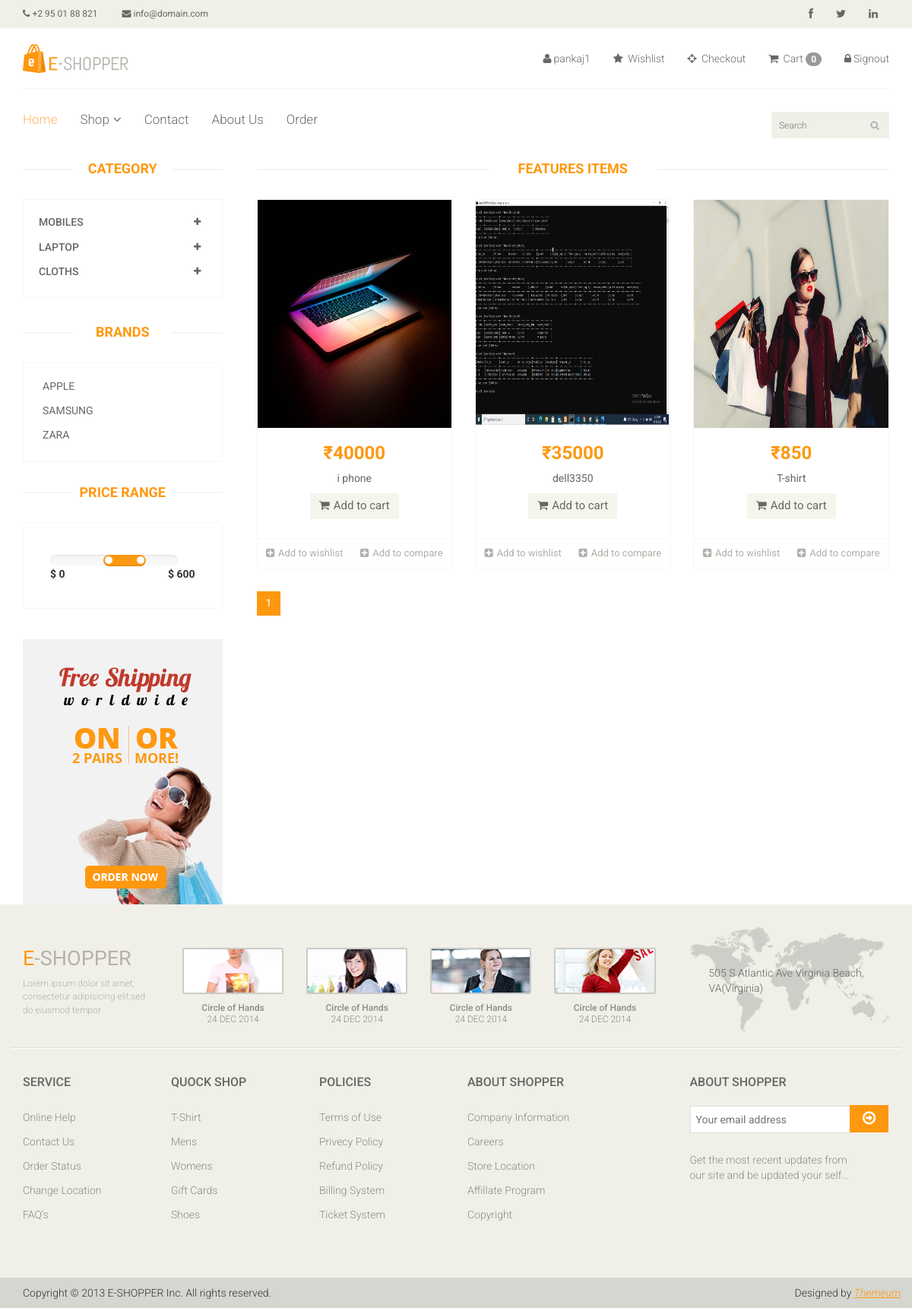
The page /e_shopper/products/ (signed in) on the database its author committed.
### e_shopper/models.py (models this page shows, shortened)
class Category(models.Model):
    id=models.AutoField(primary_key=True)
    name=models.CharField(max_length=150)

class Brand(models.Model):
    name=models.CharField(max_length=150)

class Product(models.Model):
    availablity=(('In Stock','In Stock'),('Out Of Stock','Out Of Stock'))
    id=models.AutoField(primary_key=True)
    category=models.ForeignKey(Category,on_delete=models.CASCADE)
    brand=models.ForeignKey(Brand,on_delete=models.CASCADE,null=True)
    sub_category=models.ForeignKey(Sub_Category,on_delete=models.CASCADE)
    name=models.CharField(max_length=80 ,null=True)
    image=models.ImageField(upload_to="media")
    available=models.CharField(choices=availablity,null=True,max_length=200)
    price=models.CharField(max_length=50,null=True)
    date_created=models.DateTimeField(auto_now_add=True ,null=True)
    slug = models.SlugField(null=True,blank=True)

### e_shopper/views.py (the view)
# urls.py: path('products/',products,name='products'),
@login_required(login_url="http://localhost:8000/e_shopper/signinpage")
def products(request):
    cat=Category.objects.all()
    brd=Brand.objects.all()
    catid=request.GET.get("category")
    brdid=request.GET.get("brand")
    if catid:
        pro=Product.objects.filter(sub_category=catid)
    elif brdid:
        pro=Product.objects.filter(brand=brdid)
    else:
        pro=Product.objects.all().order_by('date_created')
    paginator=Paginator(pro,9)
    page_number=request.GET.get("page")
    page_obj=paginator.get_page(page_number)
    return render(request,"products.html",{'page_obj':page_obj,'cat':cat,'brd':brd})

### e_shopper/templates/products.html (shortened to what this page needs)
{% extends "base.html"%}
{% load crispy_forms_tags  %}
{% block maincontent %}
	<section>
		<div class="container">
			<div class="row">
				<div class="col-sm-3">
					<div class="left-sidebar">
						<h2>Category</h2>
						<div class="panel-group category-products" id="accordian">
							{% for cat in cat %}
							<div class="panel panel-default">
								<div class="panel-heading">
									<h4 class="panel-title">
										<a data-toggle="collapse" data-parent="#accordian" href="#{{cat.id}}">
											<span class="badge pull-right"><i class="fa fa-plus"></i></span>
											{{cat.name}}
										</a>
									</h4>
								</div>
							</div>
							{% endfor %}
						</div>
						<div class="brands_products">
							<h2>Brands</h2>
							<div class="brands-name">
								<ul class="nav nav-pills nav-stacked">
									{%for sub in brd%}
									<li><a href="?brand={{sub.id}}"> {{sub.name}}</a></li>
									{% endfor %}
								</ul>
							</div>
						</div>
						<div class="price-range">
							<h2>Price Range</h2>
							<div class="well">
								 <input type="text" class="span2" value="" data-slider-min="0" data-slider-max="600" data-slider-step="5" data-slider-value="[250,450]" id="sl2" ><br />
								 <b>$ 0</b> <b class="pull-right">$ 600</b>
							</div>
						</div>
						<div class="shipping text-center">
							<img src="images/home/shipping.jpg" alt="" />
						</div>
					</div>
				</div>
				<div class="col-sm-9 padding-right">
					<div class="features_items">
						<h2 class="title text-center">Features Items</h2>
						{% for pro in page_obj%}
						<div class="col-sm-4">
							<div class="product-image-wrapper">
								<div class="single-products">
									<div class="productinfo text-center">
										<img src="{{pro.image.url}}" alt="" height="300px"; />
										<h2>₹{{pro.price}}</h2>
										<p>{{pro.name}}</p>
										<a href="{% url 'cart_add' pro.id %}" class="btn btn-default add-to-cart"><i class="fa fa-shopping-cart"></i>Add to cart</a>
									</div>
									<div class="product-overlay">
										<div class="overlay-content">
										</div>
									</div>
								</div>
								<div class="choose">
									<ul class="nav nav-pills nav-justified">
										<li><a href=""><i class="fa fa-plus-square"></i>Add to wishlist</a></li>
										<li><a href=""><i class="fa fa-plus-square"></i>Add to compare</a></li>
									</ul>
								</div>
							</div>
						</div>
                       {% endfor %}
					</div>
					<ul class="pagination">
					<li class="active"><a href="">{{page_obj.number}}</a></li>
					</ul>
				</div>
			</div>
		</div>
	</section>
	{% endblock %}

### e_shopper/templates/base.html (shortened to what this page needs)
<!DOCTYPE html>
{% load static%}
<html lang="en">
<head>
    <link href="/static/css/bootstrap.min.css" rel="stylesheet">
    <link href="/static/css/font-awesome.min.css" rel="stylesheet">
    <link href="/static/css/prettyPhoto.css" rel="stylesheet">
    <link href="/static/css/price-range.css" rel="stylesheet">
    <link href="/static/css/animate.css" rel="stylesheet">
	<link href="/static/css/main.css" rel="stylesheet">
	<link href="/static/css/responsive.css" rel="stylesheet">
</head>
<body>
	<header id="header">
		<div class="header_top">
			<div class="container">
				<div class="row">
					<div class="col-sm-6">
						<div class="contactinfo">
							<ul class="nav nav-pills">
								<li><a href=""><i class="fa fa-phone"></i> +2 95 01 88 821</a></li>
								<li><a href=""><i class="fa fa-envelope"></i> info@domain.com</a></li>
							</ul>
						</div>
					</div>
					<div class="col-sm-6">
						<div class="social-icons pull-right">
							<ul class="nav navbar-nav">
								<li><a href="https://www.facebook.com/"><i class="fa fa-facebook"></i></a></li>
								<li><a href="https://twitter.com/i/flow/login"><i class="fa fa-twitter"></i></a></li>
								<li><a href="https://www.linkedin.com/uas/login?fromSignIn=true&trk=cold_join_sign_in"><i class="fa fa-linkedin"></i></a></li>
							</ul>
						</div>
					</div>
				</div>
			</div>
		</div>
		<div class="header-middle">
			<div class="container">
				<div class="row">
					<div class="col-sm-4">
						<div class="logo pull-left">
							<a href="http://localhost:8000/e_shopper/homepage"><img src="/static/images/home/logo.png" alt="" /></a>
						</div>
					</div>
					<div class="col-sm-8">
						<div class="shop-menu pull-right">
							<ul class="nav navbar-nav">
								{% if request.user.is_authenticated %}
								<li><a href="http://localhost:8000/e_shopper/profilepage"><i class="fa fa-user"></i>{{request.user.first_name}}</a></li>
								<li><a href="http://localhost:8000/e_shopper/wishlist"><i class="fa fa-star"></i> Wishlist</a></li>
								<li><a href="http://localhost:8000/e_shopper/checkout/"><i class="fa fa-crosshairs"></i> Checkout</a></li>
								<li><a href="http://localhost:8000/e_shopper/cart_details/"><i class="fa fa-shopping-cart"></i> Cart <span class="badge badge-info">{{request.session.cart.keys|length}}</span></a></li>
								<li><a href="http://localhost:8000/e_shopper/signoutpage"><i class="fa fa-lock"></i>Signout</a></li>
								{% else %}
								<li><a href="http://localhost:8000/e_shopper/signinpage"><i class="fa fa-unlock"></i>Signin</a></li>
								<li><a href="http://localhost:8000/e_shopper/signuppage"><i class="fa fa-lock"></i>Signup</a></li>
								{% endif %}
							</ul>
						</div>
					</div>
				</div>
			</div>
		</div>
		<div class="header-bottom">
			<div class="container">
				<div class="row">
					<div class="col-sm-9">
						<div class="mainmenu pull-left">
							<ul class="nav navbar-nav collapse navbar-collapse">
								{% if request.user.is_authenticated %}
								<li><a href="http://localhost:8000/e_shopper/homepage"class="active">Home</a></li>
								<li class="dropdown"><a href="#">Shop<i class="fa fa-angle-down"></i></a>
                                </li>
								<li><a href="http://localhost:8000/e_shopper/contact/">Contact</a></li>
								<li><a href="http://localhost:8000/e_shopper/about/">About Us</a></li>
								<li><a href="http://localhost:8000/e_shopper/order/">Order</a></li>
							</ul>
						</div>
					</div>
					<div class="col-sm-3">
						<form method="get" action="/e_shopper/search/">
						<div class="search_box pull-right">
							<input name="query" id="query" type="text" placeholder="Search"/>
						</div>
						</form>
					</div>
				</div>
			</div>
		</div>
		{% endif %}
	</header>
	{% block maincontent %}
                  {% endblock %}
	<footer id="footer">
		<div class="footer-top">
			<div class="container">
				<div class="row">
					<div class="col-sm-2">
						<div class="companyinfo">
							<h2><span>e</span>-shopper</h2>
							<p>Lorem ipsum dolor sit amet, consectetur adipisicing elit,sed do eiusmod tempor</p>
						</div>
					</div>
					<div class="col-sm-7">
						<div class="col-sm-3">
							<div class="video-gallery text-center">
								<a href="#">
									<div class="iframe-img">
										<img src="/static/images/home/iframe1.png" alt="" />
									</div>
								</a>
								<p>Circle of Hands</p>
								<h2>24 DEC 2014</h2>
							</div>
						</div>
						<div class="col-sm-3">
							<div class="video-gallery text-center">
								<a href="#">
									<div class="iframe-img">
										<img src="/static/images/home/iframe2.png" alt="" />
									</div>
								</a>
								<p>Circle of Hands</p>
								<h2>24 DEC 2014</h2>
							</div>
						</div>
						<div class="col-sm-3">
							<div class="video-gallery text-center">
								<a href="#">
									<div class="iframe-img">
										<img src="/static/images/home/iframe3.png" alt="" />
									</div>
								</a>
								<p>Circle of Hands</p>
								<h2>24 DEC 2014</h2>
							</div>
						</div>
						<div class="col-sm-3">
							<div class="video-gallery text-center">
								<a href="#">
									<div class="iframe-img">
										<img src="/static/images/home/iframe4.png" alt="" />
									</div>
								</a>
								<p>Circle of Hands</p>
								<h2>24 DEC 2014</h2>
							</div>
						</div>
					</div>
					<div class="col-sm-3">
						<div class="address">
							<img src="/static/images/home/map.png" alt="" />
							<p>505 S Atlantic Ave Virginia Beach, VA(Virginia)</p>
						</div>
					</div>
				</div>
			</div>
		</div>
		<div class="footer-widget">
			<div class="container">
				<div class="row">
					<div class="col-sm-2">
						<div class="single-widget">
							<h2>Service</h2>
							<ul class="nav nav-pills nav-stacked">
								<li><a href="">Online Help</a></li>
								<li><a href="">Contact Us</a></li>
								<li><a href="">Order Status</a></li>
								<li><a href="">Change Location</a></li>
								<li><a href="">FAQ’s</a></li>
							</ul>
						</div>
					</div>
					<div class="col-sm-2">
						<div class="single-widget">
							<h2>Quock Shop</h2>
							<ul class="nav nav-pills nav-stacked">
								<li><a href="">T-Shirt</a></li>
								<li><a href="">Mens</a></li>
								<li><a href="">Womens</a></li>
								<li><a href="">Gift Cards</a></li>
								<li><a href="">Shoes</a></li>
							</ul>
						</div>
					</div>
					<div class="col-sm-2">
						<div class="single-widget">
							<h2>Policies</h2>
							<ul class="nav nav-pills nav-stacked">
								<li><a href="">Terms of Use</a></li>
								<li><a href="">Privecy Policy</a></li>
								<li><a href="">Refund Policy</a></li>
								<li><a href="">Billing System</a></li>
								<li><a href="">Ticket System</a></li>
							</ul>
						</div>
					</div>
					<div class="col-sm-2">
						<div class="single-widget">
							<h2>About Shopper</h2>
							<ul class="nav nav-pills nav-stacked">
								<li><a href="">Company Information</a></li>
								<li><a href="">Careers</a></li>
								<li><a href="">Store Location</a></li>
								<li><a href="">Affillate Program</a></li>
								<li><a href="">Copyright</a></li>
							</ul>
						</div>
					</div>
					<div class="col-sm-3 col-sm-offset-1">
						<div class="single-widget">
							<h2>About Shopper</h2>
							<form action="#" class="searchform">
								<input type="text" placeholder="Your email address" />
								<button type="submit" class="btn btn-default"><i class="fa fa-arrow-circle-o-right"></i></button>
								<p>Get the most recent updates from <br />our site and be updated your self...</p>
							</form>
						</div>
					</div>
				</div>
			</div>
		</div>
		<div class="footer-bottom">
			<div class="container">
				<div class="row">
					<p class="pull-left">Copyright © 2013 E-SHOPPER Inc. All rights reserved.</p>
					<p class="pull-right">Designed by <span><a target="_blank" href="http://www.themeum.com">Themeum</a></span></p>
				</div>
			</div>
		</div>
	</footer>
</body>
</html>

### rows shown on the page
Category: name "MOBILES"
Category: name "LAPTOP"
Category: name "CLOTHS"
Brand: name "APPLE"
Brand: name "SAMSUNG"
Brand: name "ZARA"
Product: image (picture), price "40000", name "i phone"
Product: image (picture), price "35000", name "dell3350"
Product: image (picture), price "850", name "T-shirt"

### other values the page prints
{{ request.user.first_name }} "pankaj1"
{{ request.session.cart.keys|length }} "0"
{{ page_obj.number }} "1"
